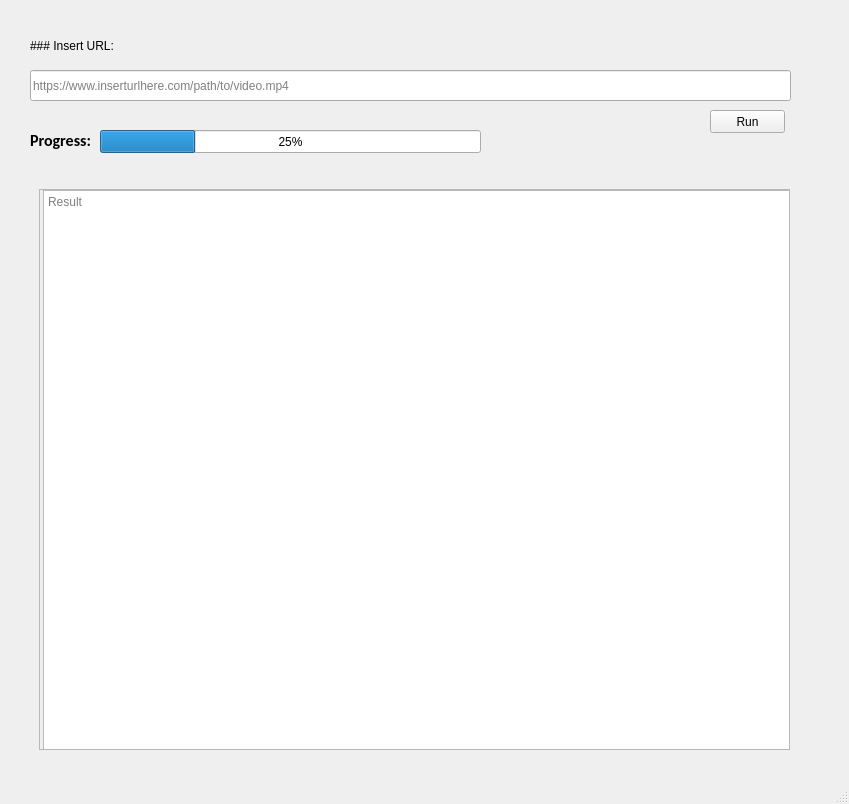
<?xml version="1.0" encoding="UTF-8"?>
<ui version="4.0">
 <class>MainWindow</class>
 <widget class="QMainWindow" name="MainWindow">
  <property name="geometry">
   <rect>
    <x>0</x>
    <y>0</y>
    <width>849</width>
    <height>804</height>
   </rect>
  </property>
  <property name="windowTitle">
   <string>MainWindow</string>
  </property>
  <widget class="QWidget" name="centralwidget">
   <widget class="QLabel" name="label">
    <property name="geometry">
     <rect>
      <x>30</x>
      <y>30</y>
      <width>171</width>
      <height>31</height>
     </rect>
    </property>
    <property name="styleSheet">
     <string notr="true">font: 75 14pt &quot;Calibri&quot;;</string>
    </property>
    <property name="text">
     <string>### Insert URL:</string>
    </property>
    <property name="textFormat">
     <enum>Qt::MarkdownText</enum>
    </property>
   </widget>
   <widget class="QScrollArea" name="scrollArea">
    <property name="geometry">
     <rect>
      <x>39</x>
      <y>189</y>
      <width>751</width>
      <height>561</height>
     </rect>
    </property>
    <property name="widgetResizable">
     <bool>true</bool>
    </property>
    <widget class="QWidget" name="scrollAreaWidgetContents">
     <property name="geometry">
      <rect>
       <x>0</x>
       <y>0</y>
       <width>749</width>
       <height>559</height>
      </rect>
     </property>
     <widget class="QTextEdit" name="result_box">
      <property name="geometry">
       <rect>
        <x>3</x>
        <y>0</y>
        <width>751</width>
        <height>1061</height>
       </rect>
      </property>
      <property name="maximumSize">
       <size>
        <width>16777215</width>
        <height>1061</height>
       </size>
      </property>
      <property name="readOnly">
       <bool>true</bool>
      </property>
      <property name="markdown">
       <string/>
      </property>
      <property name="placeholderText">
       <string>Result</string>
      </property>
     </widget>
    </widget>
   </widget>
   <widget class="QLineEdit" name="lineEdit_url">
    <property name="geometry">
     <rect>
      <x>30</x>
      <y>70</y>
      <width>761</width>
      <height>31</height>
     </rect>
    </property>
    <property name="placeholderText">
     <string>https://www.inserturlhere.com/path/to/video.mp4</string>
    </property>
   </widget>
   <widget class="QPushButton" name="btn_run">
    <property name="geometry">
     <rect>
      <x>710</x>
      <y>110</y>
      <width>75</width>
      <height>23</height>
     </rect>
    </property>
    <property name="text">
     <string>Run</string>
    </property>
   </widget>
   <widget class="QProgressBar" name="progressBar">
    <property name="geometry">
     <rect>
      <x>100</x>
      <y>130</y>
      <width>381</width>
      <height>23</height>
     </rect>
    </property>
    <property name="value">
     <number>25</number>
    </property>
    <property name="invertedAppearance">
     <bool>false</bool>
    </property>
   </widget>
   <widget class="QLabel" name="label_2">
    <property name="geometry">
     <rect>
      <x>30</x>
      <y>130</y>
      <width>71</width>
      <height>21</height>
     </rect>
    </property>
    <property name="font">
     <font>
      <family>Calibri</family>
      <pointsize>12</pointsize>
      <weight>75</weight>
      <bold>true</bold>
     </font>
    </property>
    <property name="text">
     <string>Progress:</string>
    </property>
   </widget>
  </widget>
  <widget class="QMenuBar" name="menubar">
   <property name="geometry">
    <rect>
     <x>0</x>
     <y>0</y>
     <width>849</width>
     <height>21</height>
    </rect>
   </property>
  </widget>
  <widget class="QStatusBar" name="statusbar"/>
 </widget>
 <resources/>
 <connections/>
</ui>
